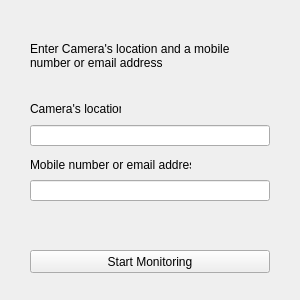
<?xml version="1.0" encoding="UTF-8"?>
<ui version="4.0">
 <class>MainWindow</class>
 <widget class="QMainWindow" name="MainWindow">
  <property name="geometry">
   <rect>
    <x>0</x>
    <y>0</y>
    <width>300</width>
    <height>300</height>
   </rect>
  </property>
  <property name="minimumSize">
   <size>
    <width>300</width>
    <height>300</height>
   </size>
  </property>
  <property name="maximumSize">
   <size>
    <width>300</width>
    <height>300</height>
   </size>
  </property>
  <property name="windowTitle">
   <string>Weapon Detection</string>
  </property>
  <widget class="QWidget" name="centralwidget">
   <widget class="QLabel" name="label">
    <property name="geometry">
     <rect>
      <x>30</x>
      <y>20</y>
      <width>241</width>
      <height>71</height>
     </rect>
    </property>
    <property name="text">
     <string>Enter Camera's location and a mobile number or email address</string>
    </property>
    <property name="wordWrap">
     <bool>true</bool>
    </property>
   </widget>
   <widget class="QLabel" name="label_2">
    <property name="geometry">
     <rect>
      <x>30</x>
      <y>101</y>
      <width>91</width>
      <height>16</height>
     </rect>
    </property>
    <property name="text">
     <string>Camera's location:</string>
    </property>
    <property name="wordWrap">
     <bool>false</bool>
    </property>
   </widget>
   <widget class="QLabel" name="label_3">
    <property name="geometry">
     <rect>
      <x>30</x>
      <y>156</y>
      <width>161</width>
      <height>18</height>
     </rect>
    </property>
    <property name="text">
     <string>Mobile number or email address:</string>
    </property>
   </widget>
   <widget class="QPushButton" name="pushButton">
    <property name="geometry">
     <rect>
      <x>30</x>
      <y>250</y>
      <width>240</width>
      <height>23</height>
     </rect>
    </property>
    <property name="text">
     <string>Start Monitoring</string>
    </property>
   </widget>
   <widget class="QLineEdit" name="location_input">
    <property name="geometry">
     <rect>
      <x>30</x>
      <y>125</y>
      <width>240</width>
      <height>21</height>
     </rect>
    </property>
   </widget>
   <widget class="QLineEdit" name="sendTo_input">
    <property name="geometry">
     <rect>
      <x>30</x>
      <y>180</y>
      <width>240</width>
      <height>21</height>
     </rect>
    </property>
   </widget>
  </widget>
 </widget>
 <resources/>
 <connections/>
</ui>
